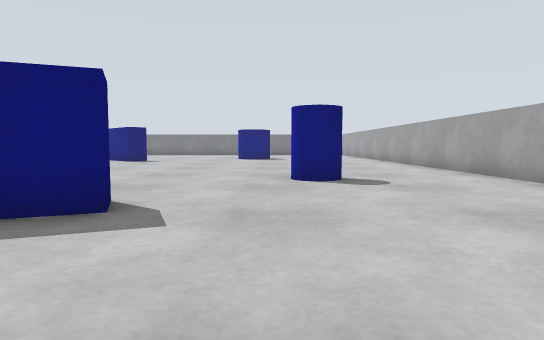
[1] (above)

19 first-person views from a walk through a robot-simulator world made for Gazebo. The camera is 0.19 m above the floor, tilts 4° down and sees 75° across. The floor is counted in squares, 0.25 m on a side. Each view is taken from the middle of a square. On the plan, view 1 faces up. The plan holds only what a view shows up to about 11 squares ahead; the rest is blank.

[2]
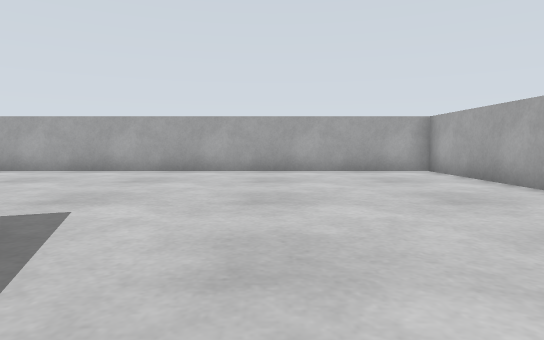

[3]
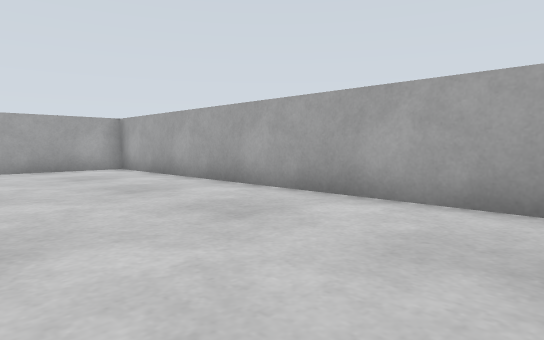

[4]
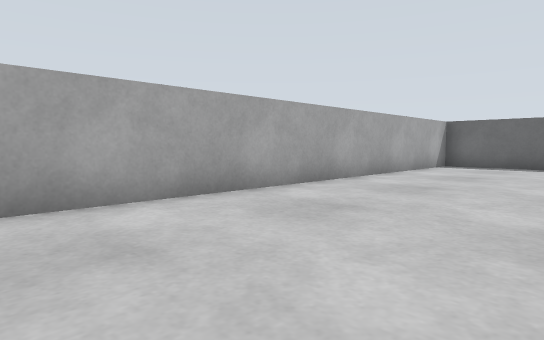

[5]
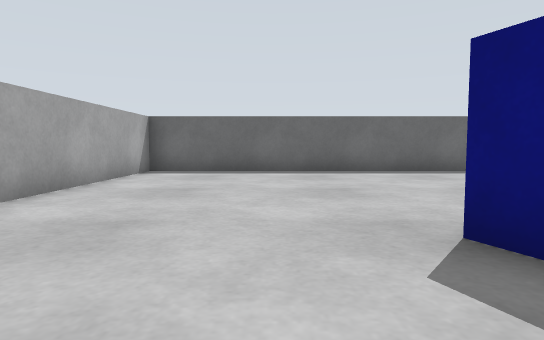

[6]
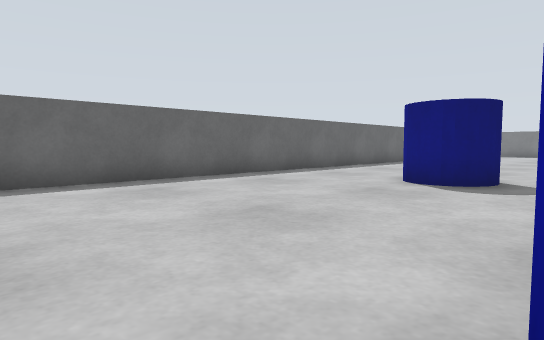

[7]
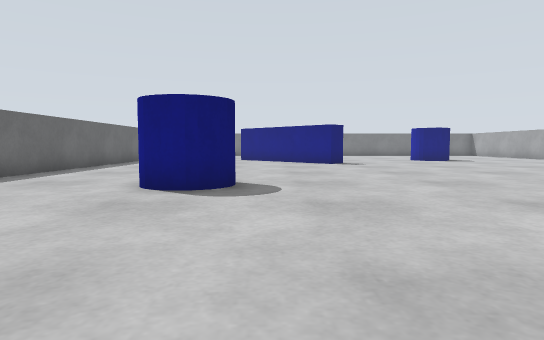

[8]
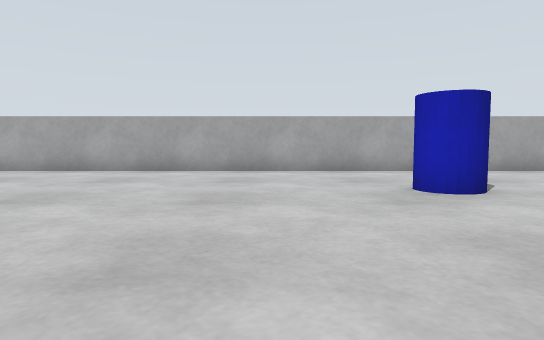

[9]
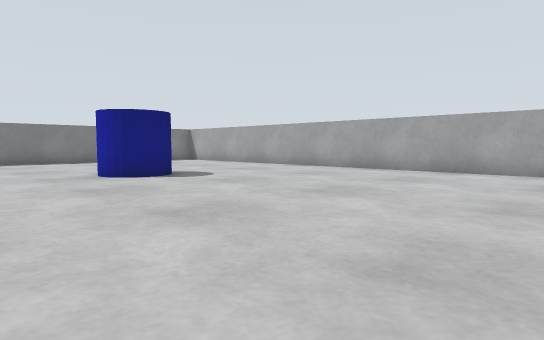

[10]
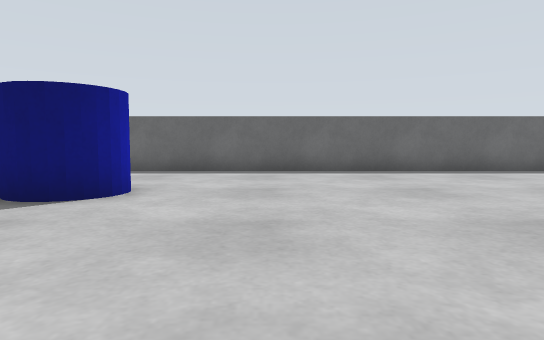

[11]
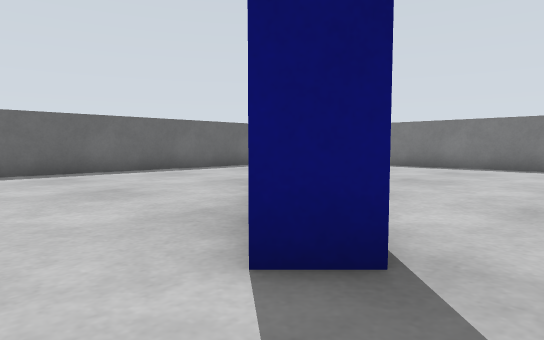

[12]
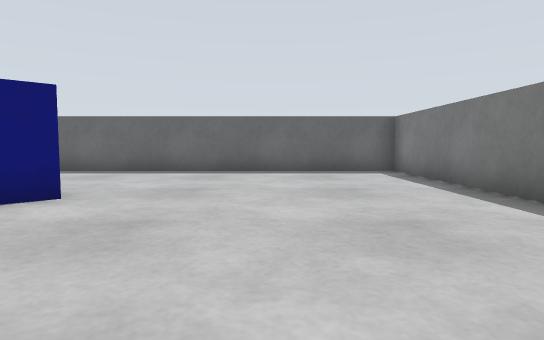

[13]
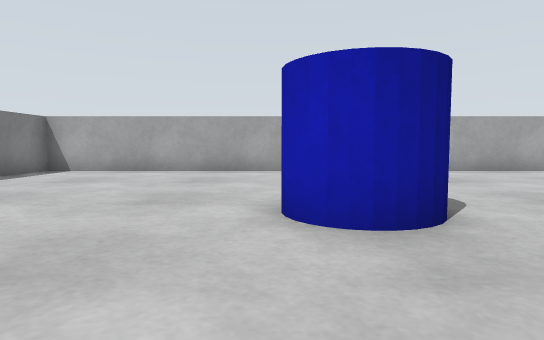

[14]
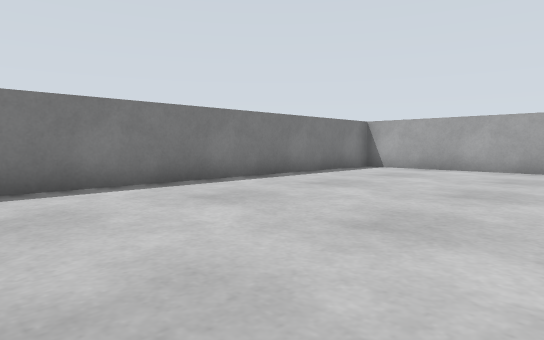

[15]
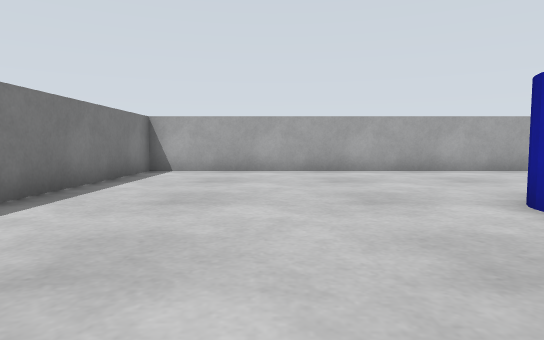

[16]
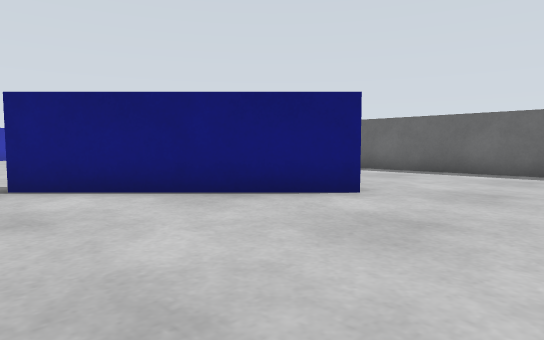

[17]
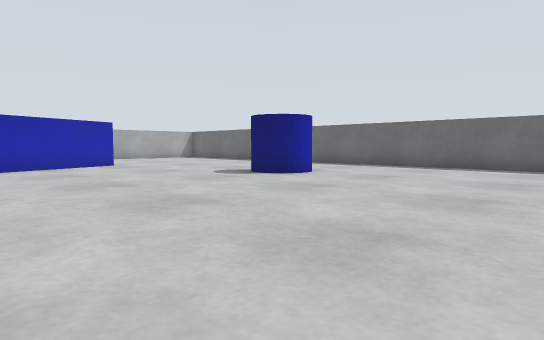

[18]
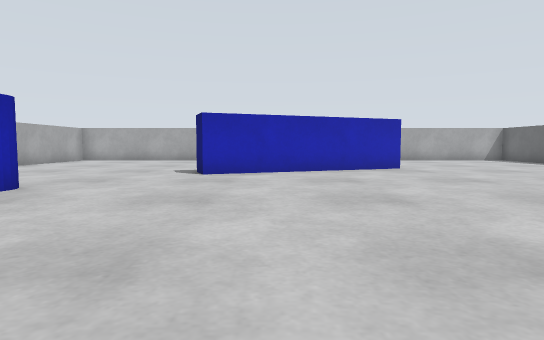

[19]
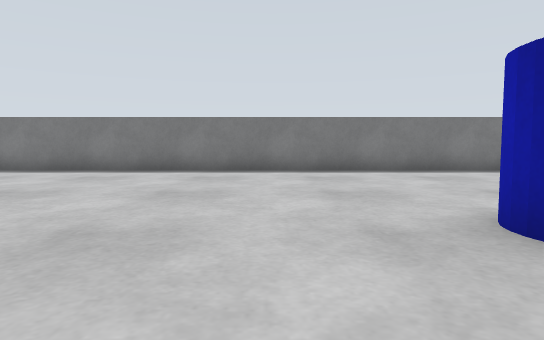

### Floor plan
Points are (right, up) in squares from view 1. A wall is a line through its corners. A room is listed if a view was taken in it or the views show most of it. See-through windows are left out.
Room 1 (views 1, 2, 3, 4, 5, 6, 7, 8, 9, 10, 11, 12, 13, 14, 15, 16, 17, 18, 19)
walls: (-7, 2.9) (-2.2, 4.8) (-1.9, 4) (-2.8, 3.6); (-10, 21) (-6, 17) (-6.6, 16.4); (-7.2, 1.8) (-7.9, 1.6); (-15.4, -3.6) (5.4, -3.6) (5.4, 27.6) (-15.4, 27.6) (-15.4, -3.6)

Where each view was taken, in squares from view 1:
view 1: 0 up, 0 right, facing up
view 2: 1 up, 5 left, facing right
view 3: 1 up, 6 left, facing down-right
view 4: 1 up, 2 left, facing down-left
view 5: 0 up, 5 left, facing left
view 6: 1 up, 8 left, facing up-left
view 7: 2 up, 9 left, facing up
view 8: 11 up, 5 left, facing right
view 9: 11 up, 5 left, facing up-right
view 10: 12 up, 5 left, facing left
view 11: 15 up, 5 left, facing up-left
view 12: 24 up, 5 left, facing left
view 13: 21 up, 5 left, facing right
view 14: 21 up, 6 left, facing up-right
view 15: 24 up, 5 left, facing right
view 16: 24 up, 5 left, facing down-left
view 17: 16 up, 3 left, facing down-left
view 18: 14 up, 4 left, facing down
view 19: 17 up, 4 left, facing up
